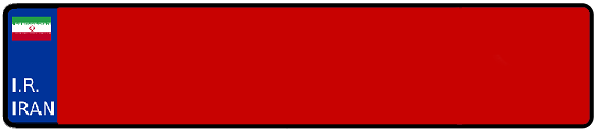
#> input picture synthetic_plates/files/templates/template-tashrifat.png, 600 x 132 px, found by its file name
$ python Perspective.py
#> lines starting #> are read from the running program, lines starting #| are printed output that depends on the picture
import numpy as np
import cv2


def get_rotate_matrix_with_center(x, y, angle):
    angle = np.deg2rad(angle)  # degree to radian
    move_matrix = np.array(
        [
            [1, 0, x],
            [0, 1, y],
            [0, 0, 1]
        ])
    rotation_matrix = np.array(
        [
            [np.cos(angle), -np.sin(angle), 0],
            [np.sin(angle), np.cos(angle), 0],
            [0, 0, 1]
        ])
    back_matrix = np.array(
        [
            [1, 0, -x],
            [0, 1, -y],
            [0, 0, 1]
        ])

    r = np.dot(move_matrix, rotation_matrix)
    return np.dot(r, back_matrix)


def roll(p1, p2, p3, p4, x, y, theta):
    rotate = get_rotate_matrix_with_center(x, y, theta)
    p1 = np.dot(rotate, [p1[0], p1[1], 1])[:2]
    p2 = np.dot(rotate, [p2[0], p2[1], 1])[:2]
    p3 = np.dot(rotate, [p3[0], p3[1], 1])[:2]
    p4 = np.dot(rotate, [p4[0], p4[1], 1])[:2]
    return p1, p2, p3, p4


def pitch(p1, p2, p3, p4, type, const_h):
    if type == 1:
        p1 = (p1[0] - const_h, p1[1] + const_h)
        p2 = (p2[0] + const_h, p2[1] + const_h)
        p3 = (p3[0] - const_h, p3[1] - const_h)
        p4 = (p4[0] + const_h, p4[1] - const_h)
    else:
        p1 = (p1[0] + const_h, p1[1] + const_h)
        p2 = (p2[0] - const_h, p2[1] + const_h)
        p3 = (p3[0] + const_h, p3[1] - const_h)
        p4 = (p4[0] - const_h, p4[1] - const_h)
    return p1, p2, p3, p4


def yaw(p1, p2, p3, p4, type, const_h):
    if type == 1:
        p1 = (p1[0] + const_h, p1[1] - const_h)
        p2 = (p2[0] - const_h, p2[1] + const_h)
        p3 = (p3[0] - const_h, p3[1] - const_h)
        p4 = (p4[0] + const_h, p4[1] + const_h)
    else:
        p1 = (p1[0] + const_h, p1[1] + const_h)
        p2 = (p2[0] - const_h, p2[1] - const_h)
        p3 = (p3[0] - const_h, p3[1] + const_h)
        p4 = (p4[0] + const_h, p4[1] - const_h)
    return p1, p2, p3, p4


def get_perspective_matrix(width, height, pad: tuple = (100, 100, 100, 100)):
    """
    get prespective matrix for an image
    """
    p1, p2, p3, p4 = ((pad[2], pad[0]),
                      (pad[2] + width - 1, pad[0]),
                      (pad[2] + width - 1, pad[0] + height - 1),
                      (pad[2], pad[0] + height - 1))
    inp = np.float32([[p1[0], p1[1]],
                      [p2[0], p2[1]],
                      [p3[0], p3[1]],
                      [p4[0], p4[1]]])

    direction = np.random.choice([1, -1])
    theta = np.random.randint(1, 10) * direction
    step_length = np.random.randint(1, 20)
    perspective_type = np.random.randint(1, 6)
    if perspective_type == 1:
        p1, p2, p3, p4 = pitch(p1, p2, p3, p4, type=direction, const_h=step_length)
    if perspective_type == 2:
        p1, p2, p3, p4 = yaw(p1, p2, p3, p4, type=direction, const_h=step_length)
    if perspective_type == 3:
        p1, p2, p3, p4 = roll(p1, p2, p3, p4, x=width / 2, y=height / 2, theta=theta)
    if perspective_type == 4:
        p1, p2, p3, p4 = pitch(p1, p2, p3, p4, type=direction, const_h=step_length)
        step_length = np.random.randint(1, 20)
        p1, p2, p3, p4 = yaw(p1, p2, p3, p4, type=direction, const_h=step_length)
    if perspective_type == 5:
        p1, p2, p3, p4 = pitch(p1, p2, p3, p4, type=direction, const_h=step_length)
        step_length = np.random.randint(1, 20)
        p1, p2, p3, p4 = yaw(p1, p2, p3, p4, type=direction, const_h=step_length)
        p1, p2, p3, p4 = roll(p1, p2, p3, p4, x=width / 2, y=height / 2, theta=theta)

    out = np.float32([[p1[0], p1[1]],
                      [p2[0], p2[1]],
                      [p3[0], p3[1]],
                      [p4[0], p4[1]]])

    return cv2.getPerspectiveTransform(inp, out)


plate_path = "/home/ruhiii/PycharmProjects/plate_recognition/synthetic_plates/files/templates/template-tashrifat.png"

img = cv2.imread(plate_path)
#> img is the input picture: shape (132, 600, 3); mean B, G, R 29.2, 24.4, 177.5

for type in [1, 2, 3, 4, 5]:
    height, width = img.shape[:2]
    matrix = get_perspective_matrix(width, height, pad=(0, 0, 0, 0))

    newHeight, newWidth = img.shape[:2]

    imgOutput = cv2.warpPerspective(img, matrix, (newWidth, newHeight),
                                    cv2.INTER_LINEAR, borderMode=cv2.BORDER_CONSTANT,
                                    borderValue=(0, 0, 0))

    cv2.imshow("img", img)
    cv2.imshow("imgOutput", imgOutput)
    cv2.waitKey()
#> this loop made 5 passes
#> pass 1, `imgOutput = cv2.warpPerspective(img, matrix, (newWidth, newHeight), cv..`:
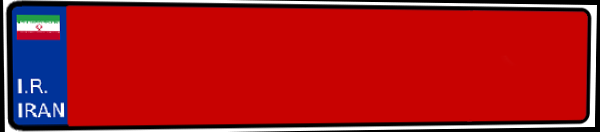
#> imgOutput: shape (132, 600, 3); mean B, G, R 27.8, 22.3, 168.2
#> pass 2, `imgOutput = cv2.warpPerspective(img, matrix, (newWidth, newHeight), cv..`:
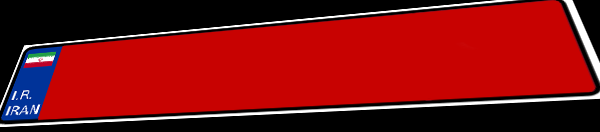
#> imgOutput: shape (132, 600, 3); mean B, G, R 16.9, 14.9, 124.2
#> pass 3, `imgOutput = cv2.warpPerspective(img, matrix, (newWidth, newHeight), cv..`:
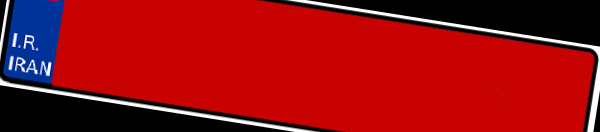
#> imgOutput: shape (132, 600, 3); mean B, G, R 17.7, 13.6, 148.6
